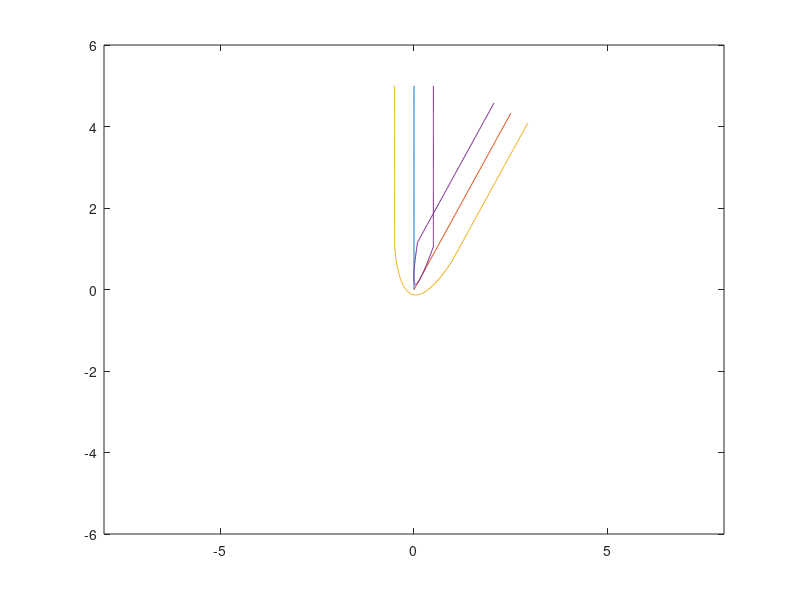

Here is the MATLAB script that generated this plot:
clear all
clc
theta = 30;
theta = (450 - theta) * pi / 180;
joint0 = [0, 5];
joint1 = [0, 0];
joint2 = [5 * cos(theta), 5 * sin(theta)];
bone0 = zeros(3, 101);
bone1 = zeros(3, 101);
skin0_left = zeros(3, 101);
skin0_right = zeros(3, 101);
skin1_left = zeros(3, 101);
skin1_right = zeros(3, 101);
bind_left = zeros(3, 201);
bind_right = zeros(3, 201);
index = 1;
while index < 102
    bone0(:,index) = [0, 5 * (101 - index) / 100, 1];
    skin0_left(:,index) = [-0.5, 5 * (101 - index) / 100, 1];
    skin0_right(:,index) = [0.5, 5 * (101 - index) / 100, 1];
    index = index + 1;
end
index = 1;
while index < 202
    bind_left(:,index) = [-0.5, 5 * (101 - index) / 100, 1];
    bind_right(:,index) = [0.5, 5 * (101 - index) / 100, 1];
    index = index + 1;
end
phi = theta - 1.5 * pi;
trans = [cos(phi), -sin(phi), 0; sin(phi), cos(phi), 0; 0, 0, 1] * [1, 0, 0; 0, 1, -5; 0, 0, 1];
index = 1;
while index < 102
    bone1(:,index) = trans * bone0(:,index);
    skin1_left(:,index) = trans * skin0_left(:,index);
    skin1_right(:,index) = trans * skin0_right(:,index);
    index = index + 1;
end
figure(1)
plot(bone0(1, :),bone0(2, :))
hold on
plot(bone1(1, :),bone1(2, :))
hold on
xlim([-8 8]);
ylim([-6 6]);
index = 1;
% plot(skin0_left(1, :),skin0_left(2, :))
% hold on
% plot(skin0_right(1, :),skin0_right(2, :))
% hold on
% plot(skin1_left(1, :),skin1_left(2, :))
% hold on
% plot(skin1_right(1, :),skin1_right(2, :))
% hold on
weights = zeros(2, 201);
index = 1;
fraction = 80;
while index < 202
    if index <= 101
        if index <= fraction
            weights(:,index) = [1; 0];
        else
            temp = 0.5 * (index - fraction) / (101 - fraction);
            weights(:,index) = [1 - temp; temp];
        end
    else
        weights(:,index) = [1; 1] - weights(:,202 - index);
    end
    index = index + 1;
end
ssd_left = zeros(3, 201);
ssd_right = zeros(3, 201);
trans = [cos(phi), -sin(phi), 0; sin(phi), cos(phi), 0; 0, 0, 1];
index = 1;
while index < 202
    w = weights(:, index);
    s_t = w(1) * eye(3) + w(2) * trans;
    ssd_left(:,index) = s_t * bind_left(:, index);
    ssd_right(:,index) = s_t * bind_right(:, index);
    index = index + 1;
end
plot(ssd_left(1, :), ssd_left(2, :))
hold on
plot(ssd_right(1, :), ssd_right(2, :))
hold on

